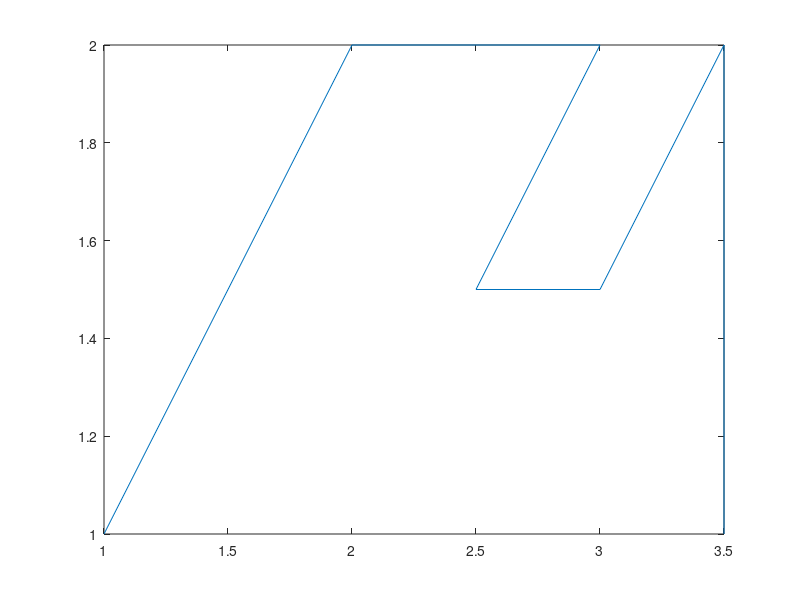

MATLAB code to generate this figure: (Note: this script raises an error after producing the figure.)
px = [1 2 3 2.5 3 3.5 3.5];
py = [1 2 2 1.5 1.5 2 1];
plot(px, py);
x = [2.74 2.76];
y = [1.75 1.75];
%%
[in on] = insidepoly_nico(x', y', px', py', 1e-6)
%%
[in on] = insidepoly_orig(x, y, px, py, 'tol', 1e-6)
%%